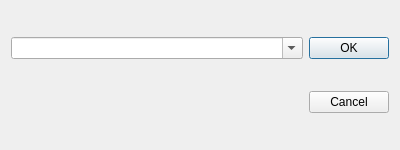
<?xml version="1.0" encoding="UTF-8"?>
<ui version="4.0">
 <class>DialogAddTag</class>
 <widget class="QDialog" name="DialogAddTag">
  <property name="geometry">
   <rect>
    <x>0</x>
    <y>0</y>
    <width>400</width>
    <height>150</height>
   </rect>
  </property>
  <property name="windowTitle">
   <string>Dialog</string>
  </property>
  <layout class="QGridLayout" name="gridLayout">
   <item row="0" column="0">
    <widget class="QComboBox" name="comboBox">
     <property name="sizePolicy">
      <sizepolicy hsizetype="MinimumExpanding" vsizetype="Fixed">
       <horstretch>0</horstretch>
       <verstretch>0</verstretch>
      </sizepolicy>
     </property>
     <property name="editable">
      <bool>true</bool>
     </property>
    </widget>
   </item>
   <item row="0" column="1">
    <widget class="QPushButton" name="pushButtonOK">
     <property name="text">
      <string>OK</string>
     </property>
    </widget>
   </item>
   <item row="1" column="1">
    <widget class="QPushButton" name="pushButtonCancel">
     <property name="text">
      <string>Cancel</string>
     </property>
    </widget>
   </item>
  </layout>
 </widget>
 <resources/>
 <connections/>
</ui>
